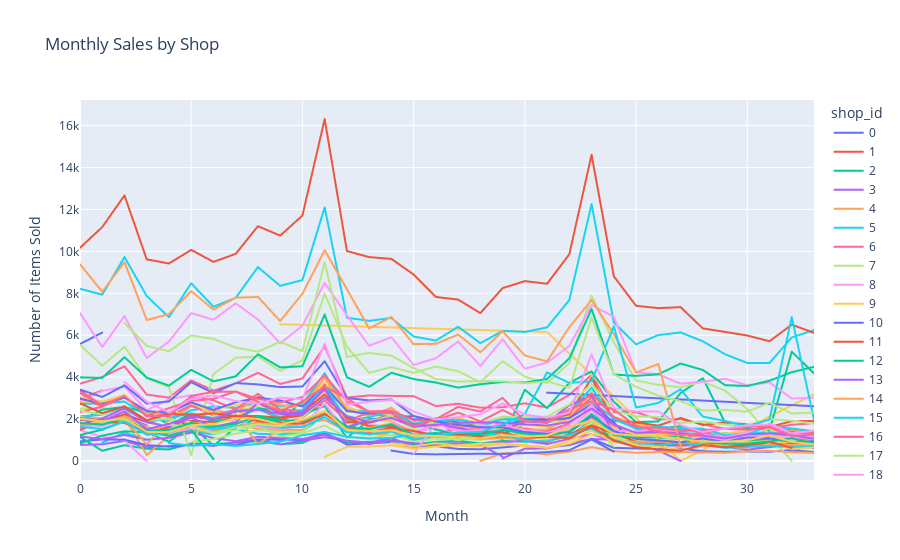

Notebook code for this chart:
### Code cell
fig = px.line(monthly_sales, x='date_block_num', y='item_cnt_day', color='shop_id', title='Monthly Sales by Shop')
fig.update_layout(xaxis_title='Month', yaxis_title='Number of Items Sold')
fig.show()

### Figure 1 — Plotly figure (JSON) as saved in the notebook; plotly's stock layout.template omitted (floating-point values rounded to 4 significant figures)
{"data": [{"hovertemplate": "shop_id=0<br>date_block_num=%{x}<br>item_cnt_day=%{y}<extra></extra>", "legendgroup": "0", "line": {"color": "#636efa", "dash": "solid"}, "marker": {"symbol": "circle"}, "mode": "lines", "name": "0", "showlegend": true, "type": "scattergl", "x": [0, 1], "xaxis": "x", "y": [5578, 6127], "yaxis": "y"}, {"hovertemplate": "shop_id=1<br>date_block_num=%{x}<br>item_cnt_day=%{y}<extra></extra>", "legendgroup": "1", "line": {"color": "#EF553B", "dash": "solid"}, "marker": {"symbol": "circle"}, "mode": "lines", "name": "1", "showlegend": true, "type": "scattergl", "x": [0, 1], "xaxis": "x", "y": [2947, 3364], "yaxis": "y"}, {"hovertemplate": "shop_id=2<br>date_block_num=%{x}<br>item_cnt_day=%{y}<extra></extra>", "legendgroup": "2", "line": {"color": "#00cc96", "dash": "solid"}, "marker": {"symbol": "circle"}, "mode": "lines", "name": "2", "showlegend": true, "type": "scattergl", "x": [0, 1, 2, 3, 4, 5, 6, 7, 8, 9, 10, 11, 12, 13, 14, 15, 16, 17, 18, 19, 20, 21, 22, 23, 24, 25, 26, 27, 28, 29, 30, 31, 32, 33], "xaxis": "x", "y": [1146, 488, 753, 583, 553, 832, 807, 875, 945, 795, 862, 1322, 890, 911, 990, 791, 910, 957, 838, 956, 920, 945, 1192, 1921, 987, 907, 762, 859, 843, 804, 785, 942, 822, 727], "yaxis": "y"}, {"hovertemplate": "shop_id=3<br>date_block_num=%{x}<br>item_cnt_day=%{y}<extra></extra>", "legendgroup": "3", "line": {"color": "#ab63fa", "dash": "solid"}, "marker": {"symbol": "circle"}, "mode": "lines", "name": "3", "showlegend": true, "type": "scattergl", "x": [0, 1, 2, 3, 4, 5, 6, 7, 8, 9, 10, 11, 12, 13, 14, 15, 16, 17, 18, 19, 20, 21, 22, 23, 24, 25, 26, 27, 28, 29, 30, 31, 32, 33], "xaxis": "x", "y": [767, 798, 959, 647, 710, 784, 721, 890, 1026, 793, 970, 1134, 968, 873, 1105, 685, 776, 828, 758, 902, 960, 805, 1063, 1275, 977, 738, 741, 740, 731, 672, 535, 666, 745, 613], "yaxis": "y"}, {"hovertemplate": "shop_id=4<br>date_block_num=%{x}<br>item_cnt_day=%{y}<extra></extra>", "legendgroup": "4", "line": {"color": "#FFA15A", "dash": "solid"}, "marker": {"symbol": "circle"}, "mode": "lines", "name": "4", "showlegend": true, "type": "scattergl", "x": [0, 1, 2, 3, 4, 5, 6, 7, 8, 9, 10, 11, 12, 13, 14, 15, 16, 17, 18, 19, 20, 21, 22, 23, 24, 25, 26, 27, 28, 29, 30, 31, 32, 33], "xaxis": "x", "y": [2114, 2025, 2060, 285, 1211, 1464, 1378, 1713, 1536, 1482, 1486, 2248, 1430, 1299, 1246, 1155, 1324, 1213, 1091, 1387, 1090, 1180, 1371, 2071, 1188, 980, 978, 899, 893, 793, 842, 947, 732, 831], "yaxis": "y"}, {"hovertemplate": "shop_id=5<br>date_block_num=%{x}<br>item_cnt_day=%{y}<extra></extra>", "legendgroup": "5", "line": {"color": "#19d3f3", "dash": "solid"}, "marker": {"symbol": "circle"}, "mode": "lines", "name": "5", "showlegend": true, "type": "scattergl", "x": [1, 2, 3, 4, 5, 6, 7, 8, 9, 10, 11, 12, 13, 14, 15, 16, 17, 18, 19, 20, 21, 22, 23, 24, 25, 26, 27, 28, 29, 30, 31, 32, 33], "xaxis": "x", "y": [877, 1355, 1008, 1110, 1393, 1265, 1510, 1298, 1267, 1390, 2223, 1639, 1252, 1471, 1055, 1206, 1326, 1404, 1536, 1355, 1187, 1445, 2127, 1404, 1101, 1109, 1054, 1012, 954, 991, 1294, 1092, 1052], "yaxis": "y"}, {"hovertemplate": "shop_id=6<br>date_block_num=%{x}<br>item_cnt_day=%{y}<extra></extra>", "legendgroup": "6", "line": {"color": "#FF6692", "dash": "solid"}, "marker": {"symbol": "circle"}, "mode": "lines", "name": "6", "showlegend": true, "type": "scattergl", "x": [0, 1, 2, 3, 4, 5, 6, 7, 8, 9, 10, 11, 12, 13, 14, 15, 16, 17, 18, 19, 20, 21, 22, 23, 24, 25, 26, 27, 28, 29, 30, 31, 32, 33], "xaxis": "x", "y": [3686, 4007, 4519, 3168, 3022, 3847, 3360, 3702, 4208, 3675, 3938, 5467, 3024, 3129, 3105, 3093, 2620, 2730, 2543, 2563, 2754, 2555, 3150, 4115, 2328, 2329, 1981, 1998, 1748, 1539, 1484, 1575, 1725, 1802], "yaxis": "y"}, {"hovertemplate": "shop_id=7<br>date_block_num=%{x}<br>item_cnt_day=%{y}<extra></extra>", "legendgroup": "7", "line": {"color": "#B6E880", "dash": "solid"}, "marker": {"symbol": "circle"}, "mode": "lines", "name": "7", "showlegend": true, "type": "scattergl", "x": [0, 1, 2, 3, 4, 5, 6, 7, 8, 9, 10, 11, 12, 13, 14, 15, 16, 17, 18, 19, 20, 21, 22, 23, 24, 25, 26, 27, 28, 29, 30, 31, 32, 33], "xaxis": "x", "y": [2495, 2513, 2460, 1540, 1647, 2085, 2031, 2397, 2599, 2236, 2452, 3731, 2349, 2357, 2032, 1644, 1675, 1903, 1723, 2001, 1718, 1651, 2113, 3318, 2084, 1847, 1430, 1340, 1217, 1235, 1327, 1409, 1287, 1212], "yaxis": "y"}, {"hovertemplate": "shop_id=8<br>date_block_num=%{x}<br>item_cnt_day=%{y}<extra></extra>", "legendgroup": "8", "line": {"color": "#FF97FF", "dash": "solid"}, "marker": {"symbol": "circle"}, "mode": "lines", "name": "8", "showlegend": true, "type": "scattergl", "x": [0, 1, 2, 3], "xaxis": "x", "y": [1463, 1156, 977, -1], "yaxis": "y"}, {"hovertemplate": "shop_id=9<br>date_block_num=%{x}<br>item_cnt_day=%{y}<extra></extra>", "legendgroup": "9", "line": {"color": "#FECB52", "dash": "solid"}, "marker": {"symbol": "circle"}, "mode": "lines", "name": "9", "showlegend": true, "type": "scattergl", "x": [9, 21, 27, 33], "xaxis": "x", "y": [6526, 6155, -1, 3186], "yaxis": "y"}, {"hovertemplate": "shop_id=10<br>date_block_num=%{x}<br>item_cnt_day=%{y}<extra></extra>", "legendgroup": "10", "line": {"color": "#636efa", "dash": "solid"}, "marker": {"symbol": "circle"}, "mode": "lines", "name": "10", "showlegend": true, "type": "scattergl", "x": [0, 1, 2, 3, 4, 5, 6, 7, 8, 9, 10, 11, 12, 13, 14, 15, 16, 17, 18, 19, 20, 21, 22, 23, 24, 26, 27, 28, 29, 30, 31, 32, 33], "xaxis": "x", "y": [935, 1026, 1017, 756, 683, 764, 800, 755, 1027, 1013, 1016, 1340, 784, 837, 903, 646, 702, 575, 560, 646, 744, 640, 760, 1062, 628, 565, 594, 466, 441, 449, 442, 519, 428], "yaxis": "y"}, {"hovertemplate": "shop_id=11<br>date_block_num=%{x}<br>item_cnt_day=%{y}<extra></extra>", "legendgroup": "11", "line": {"color": "#EF553B", "dash": "solid"}, "marker": {"symbol": "circle"}, "mode": "lines", "name": "11", "showlegend": true, "type": "scattergl", "x": [25], "xaxis": "x", "y": [572], "yaxis": "y"}, {"hovertemplate": "shop_id=12<br>date_block_num=%{x}<br>item_cnt_day=%{y}<extra></extra>", "legendgroup": "12", "line": {"color": "#00cc96", "dash": "solid"}, "marker": {"symbol": "circle"}, "mode": "lines", "name": "12", "showlegend": true, "type": "scattergl", "x": [0, 1, 2, 3, 4, 5, 6, 7, 8, 9, 10, 11, 12, 13, 14, 15, 16, 17, 18, 19, 20, 21, 22, 23, 24, 25, 26, 27, 28, 29, 30, 31, 32, 33], "xaxis": "x", "y": [842, 1209, 1419, 1364, 917, 1710, 723, 1599, 2032, 1890, 2875, 2621, 1103, 1947, 2165, 1738, 2040, 1079, 1212, 1051, 3400, 2519, 3732, 4275, 2832, 1854, 1886, 3244, 3949, 1830, 1554, 1471, 5215, 4181], "yaxis": "y"}, {"hovertemplate": "shop_id=13<br>date_block_num=%{x}<br>item_cnt_day=%{y}<extra></extra>", "legendgroup": "13", "line": {"color": "#ab63fa", "dash": "solid"}, "marker": {"symbol": "circle"}, "mode": "lines", "name": "13", "showlegend": true, "type": "scattergl", "x": [0, 1, 2, 3, 4, 5, 6, 7, 8, 9, 10, 11, 12, 13, 14, 15, 16, 17, 18, 19], "xaxis": "x", "y": [1178, 1036, 1245, 1018, 1104, 1358, 1094, 944, 1153, 1096, 1052, 1251, 960, 804, 1000, 848, 801, 847, 765, 209], "yaxis": "y"}, {"hovertemplate": "shop_id=14<br>date_block_num=%{x}<br>item_cnt_day=%{y}<extra></extra>", "legendgroup": "14", "line": {"color": "#FFA15A", "dash": "solid"}, "marker": {"symbol": "circle"}, "mode": "lines", "name": "14", "showlegend": true, "type": "scattergl", "x": [0, 1, 2, 3, 4, 5, 6, 7, 8, 9, 10, 11, 12, 13, 14, 15, 16, 17, 18, 19, 20, 21, 22, 23, 24, 25, 26, 27, 28, 29, 30, 31, 32, 33], "xaxis": "x", "y": [1777, 1795, 1893, 1247, 1489, 1863, 1709, 2216, 796, 1534, 1810, 1952, 1432, 1488, 1243, 1024, 1298, 1172, 1130, 1239, 1274, 1182, 1613, 1839, 1233, 1007, 1002, 1055, 933, 1019, 954, 1061, 1094, 1002], "yaxis": "y"}, {"hovertemplate": "shop_id=15<br>date_block_num=%{x}<br>item_cnt_day=%{y}<extra></extra>", "legendgroup": "15", "line": {"color": "#19d3f3", "dash": "solid"}, "marker": {"symbol": "circle"}, "mode": "lines", "name": "15", "showlegend": true, "type": "scattergl", "x": [0, 1, 2, 3, 4, 5, 6, 7, 8, 9, 10, 11, 12, 13, 14, 15, 16, 17, 18, 19, 20, 21, 22, 23, 24, 25, 26, 27, 28, 29, 30, 31, 32, 33], "xaxis": "x", "y": [2724, 2746, 2835, 2168, 1931, 2419, 2599, 2536, 2790, 2612, 2732, 4186, 2460, 2353, 2144, 1671, 1704, 1771, 1650, 2009, 2033, 2017, 2158, 2836, 2046, 1528, 1384, 1364, 1277, 1332, 1316, 1360, 1267, 1243], "yaxis": "y"}, {"hovertemplate": "shop_id=16<br>date_block_num=%{x}<br>item_cnt_day=%{y}<extra></extra>", "legendgroup": "16", "line": {"color": "#FF6692", "dash": "solid"}, "marker": {"symbol": "circle"}, "mode": "lines", "name": "16", "showlegend": true, "type": "scattergl", "x": [0, 1, 2, 3, 4, 5, 6, 7, 8, 9, 10, 11, 12, 13, 14, 15, 16, 17, 18, 19, 20, 21, 22, 23, 24, 25, 26, 27, 28, 29, 30, 31, 32, 33], "xaxis": "x", "y": [2978, 2614, 3088, 2118, 2261, 3075, 2898, 2457, 1924, 1800, 2071, 2887, 1913, 1693, 1665, 1232, 1294, 1517, 1371, 1562, 1553, 1430, 1785, 2516, 1698, 1336, 1187, 1110, 1187, 1038, 1114, 1231, 1067, 963], "yaxis": "y"}, {"hovertemplate": "shop_id=17<br>date_block_num=%{x}<br>item_cnt_day=%{y}<extra></extra>", "legendgroup": "17", "line": {"color": "#B6E880", "dash": "solid"}, "marker": {"symbol": "circle"}, "mode": "lines", "name": "17", "showlegend": true, "type": "scattergl", "x": [5, 6, 7, 8, 9, 10, 11, 12, 13, 14, 15, 16, 17, 18, 19, 20, 21, 22, 23, 24], "xaxis": "x", "y": [906, 1044, 1306, 1459, 1392, 1392, 2396, 1436, 1474, 1396, 1201, 1170, 989, 1157, 1185, 1218, 997, 1199, 1832, 689], "yaxis": "y"}, {"hovertemplate": "shop_id=18<br>date_block_num=%{x}<br>item_cnt_day=%{y}<extra></extra>", "legendgroup": "18", "line": {"color": "#FF97FF", "dash": "solid"}, "marker": {"symbol": "circle"}, "mode": "lines", "name": "18", "showlegend": true, "type": "scattergl", "x": [0, 1, 2, 3, 4, 5, 6, 7, 8, 9, 10, 11, 12, 13, 14, 15, 16, 17, 18, 19, 20, 21, 22, 23, 24, 25, 26, 27, 28, 29, 30, 31, 32, 33], "xaxis": "x", "y": [2856, 3341, 3551, 2421, 2944, 3144, 2676, 1778, 2774, 2145, 2450, 3500, 2002, 1955, 1897, 1396, 1553, 1274, 1294, 1558, 1359, 1030, 1498, 1951, 1337, 1420, 1435, 1515, 1434, 1212, 987, 1184, 1404, 1211], "yaxis": "y"}, {"hovertemplate": "shop_id=19<br>date_block_num=%{x}<br>item_cnt_day=%{y}<extra></extra>", "legendgroup": "19", "line": {"color": "#FECB52", "dash": "solid"}, "marker": {"symbol": "circle"}, "mode": "lines", "name": "19", "showlegend": true, "type": "scattergl", "x": [0, 1, 2, 3, 4, 5, 6, 7, 8, 9, 10, 11, 12, 13, 14, 15, 16, 17, 18, 19, 20, 21, 22, 23, 24, 25, 26, 27, 28, 29, 30, 31, 32, 33], "xaxis": "x", "y": [3038, 2834, 3020, 2291, 2089, 2638, 2459, 2675, 2801, 2499, 2648, 3760, 2596, 2176, 2179, 1813, 1825, 2067, 1767, 2019, 1703, 1835, 2138, 3177, 2108, 1779, 1547, 1562, 1459, 1300, 1440, 1533, 1231, 1449], "yaxis": "y"}, {"hovertemplate": "shop_id=20<br>date_block_num=%{x}<br>item_cnt_day=%{y}<extra></extra>", "legendgroup": "20", "line": {"color": "#636efa", "dash": "solid"}, "marker": {"symbol": "circle"}, "mode": "lines", "name": "20", "showlegend": true, "type": "scattergl", "x": [21, 33], "xaxis": "x", "y": [3261, 2611], "yaxis": "y"}, {"hovertemplate": "shop_id=21<br>date_block_num=%{x}<br>item_cnt_day=%{y}<extra></extra>", "legendgroup": "21", "line": {"color": "#EF553B", "dash": "solid"}, "marker": {"symbol": "circle"}, "mode": "lines", "name": "21", "showlegend": true, "type": "scattergl", "x": [0, 1, 2, 3, 4, 5, 6, 7, 8, 9, 10, 11, 12, 13, 14, 15, 16, 17, 18, 19, 20, 21, 22, 23, 24, 25, 26, 27, 28, 29, 30, 31, 32, 33], "xaxis": "x", "y": [1495, 1854, 2233, 1846, 1646, 1912, 1860, 2061, 2486, 2015, 2174, 3623, 1844, 1822, 2088, 2144, 1909, 1849, 1603, 1749, 1897, 2031, 2222, 3959, 1923, 1839, 1687, 2053, 1717, 1844, 1741, 1622, 1900, 1912], "yaxis": "y"}, {"hovertemplate": "shop_id=22<br>date_block_num=%{x}<br>item_cnt_day=%{y}<extra></extra>", "legendgroup": "22", "line": {"color": "#00cc96", "dash": "solid"}, "marker": {"symbol": "circle"}, "mode": "lines", "name": "22", "showlegend": true, "type": "scattergl", "x": [0, 1, 2, 3, 4, 5, 6, 7, 8, 9, 10, 11, 12, 13, 14, 15, 16, 17, 18, 19, 20, 21, 22, 23, 24, 25, 26, 27, 28, 29, 30, 31, 32, 33], "xaxis": "x", "y": [1924, 2447, 2588, 2297, 1755, 2243, 1903, 2017, 2518, 2364, 2224, 2618, 1522, 2007, 1982, 1826, 1496, 1246, 1243, 1260, 1754, 1633, 1906, 2426, 1255, 1301, 1547, 1664, 1357, 1102, 993, 1044, 1432, 1336], "yaxis": "y"}, {"hovertemplate": "shop_id=23<br>date_block_num=%{x}<br>item_cnt_day=%{y}<extra></extra>", "legendgroup": "23", "line": {"color": "#ab63fa", "dash": "solid"}, "marker": {"symbol": "circle"}, "mode": "lines", "name": "23", "showlegend": true, "type": "scattergl", "x": [0, 1, 2, 3], "xaxis": "x", "y": [1948, 1941, 2118, 1698], "yaxis": "y"}, {"hovertemplate": "shop_id=24<br>date_block_num=%{x}<br>item_cnt_day=%{y}<extra></extra>", "legendgroup": "24", "line": {"color": "#FFA15A", "dash": "solid"}, "marker": {"symbol": "circle"}, "mode": "lines", "name": "24", "showlegend": true, "type": "scattergl", "x": [0, 1, 2, 3, 4, 5, 6, 7, 8, 9, 10, 11, 12, 13, 14, 15, 16, 17, 18, 19, 20, 21, 22, 23, 24, 25, 26, 27, 28, 29, 30, 31, 32, 33], "xaxis": "x", "y": [1768, 1782, 2014, 787, 1967, 2599, 2377, 2304, 3072, 2654, 2643, 3971, 2463, 2135, 2541, 1742, 1667, 1708, 1553, 1719, 1488, 1498, 2091, 2765, 1750, 1309, 1284, 1297, 1137, 882, 1014, 1186, 1492, 1227], "yaxis": "y"}, {"hovertemplate": "shop_id=25<br>date_block_num=%{x}<br>item_cnt_day=%{y}<extra></extra>", "legendgroup": "25", "line": {"color": "#19d3f3", "dash": "solid"}, "marker": {"symbol": "circle"}, "mode": "lines", "name": "25", "showlegend": true, "type": "scattergl", "x": [0, 1, 2, 3, 4, 5, 6, 7, 8, 9, 10, 11, 12, 13, 14, 15, 16, 17, 18, 19, 20, 21, 22, 23, 24, 25, 26, 27, 28, 29, 30, 31, 32, 33], "xaxis": "x", "y": [8215, 7934, 9732, 7867, 6860, 8478, 7361, 7784, 9251, 8356, 8632, 12102, 6835, 6686, 6826, 5939, 5746, 6405, 5620, 6205, 6158, 6375, 7681, 12257, 6611, 5566, 6007, 6135, 5712, 5093, 4676, 4675, 5893, 6247], "yaxis": "y"}, {"hovertemplate": "shop_id=26<br>date_block_num=%{x}<br>item_cnt_day=%{y}<extra></extra>", "legendgroup": "26", "line": {"color": "#FF6692", "dash": "solid"}, "marker": {"symbol": "circle"}, "mode": "lines", "name": "26", "showlegend": true, "type": "scattergl", "x": [0, 1, 2, 3, 4, 5, 6, 7, 8, 9, 10, 11, 12, 13, 14, 15, 16, 17, 18, 19, 20, 21, 22, 23, 24, 25, 26, 27, 28, 29, 30, 31, 32, 33], "xaxis": "x", "y": [2331, 2597, 3036, 2381, 2148, 2661, 2163, 2452, 3206, 2441, 2409, 3391, 1929, 2307, 2063, 1587, 1764, 1598, 1459, 1527, 1910, 1900, 2061, 3033, 1715, 1339, 1486, 1527, 1358, 953, 1007, 1189, 1553, 1409], "yaxis": "y"}, {"hovertemplate": "shop_id=27<br>date_block_num=%{x}<br>item_cnt_day=%{y}<extra></extra>", "legendgroup": "27", "line": {"color": "#B6E880", "dash": "solid"}, "marker": {"symbol": "circle"}, "mode": "lines", "name": "27", "showlegend": true, "type": "scattergl", "x": [0, 1, 2, 3, 4, 5, 6, 7, 8, 9, 10, 11, 12, 13, 14, 15, 16, 17, 18, 19, 20, 21, 22, 23, 24, 25, 26, 27, 28, 29, 30, 32], "xaxis": "x", "y": [5548, 4546, 5454, 3946, 3518, 275, 4148, 4925, 4981, 4297, 4805, 7983, 5451, 4208, 4475, 4204, 4505, 4282, 3756, 4760, 4026, 3722, 4675, 7896, 5660, 3839, 3634, 3518, 3786, 3357, 2478, -1], "yaxis": "y"}, {"hovertemplate": "shop_id=28<br>date_block_num=%{x}<br>item_cnt_day=%{y}<extra></extra>", "legendgroup": "28", "line": {"color": "#FF97FF", "dash": "solid"}, "marker": {"symbol": "circle"}, "mode": "lines", "name": "28", "showlegend": true, "type": "scattergl", "x": [0, 1, 2, 3, 4, 5, 6, 7, 8, 9, 10, 11, 12, 13, 14, 15, 16, 17, 18, 19, 20, 21, 22, 23, 24, 25, 26, 27, 28, 29, 30, 31, 32, 33], "xaxis": "x", "y": [7057, 5438, 6918, 4910, 5703, 7056, 6739, 7521, 6753, 5609, 6454, 8499, 6949, 5498, 5901, 4581, 4902, 5701, 4536, 5802, 4403, 4695, 5492, 7439, 6879, 4234, 4139, 3686, 3784, 3921, 3612, 3749, 2979, 3018], "yaxis": "y"}, {"hovertemplate": "shop_id=29<br>date_block_num=%{x}<br>item_cnt_day=%{y}<extra></extra>", "legendgroup": "29", "line": {"color": "#FECB52", "dash": "solid"}, "marker": {"symbol": "circle"}, "mode": "lines", "name": "29", "showlegend": true, "type": "scattergl", "x": [0, 1, 2, 3, 4, 5, 6, 7, 8, 9, 10, 11, 12, 13, 14, 15, 16, 17, 18, 19, 20, 21, 22, 23, 24, 25, 26, 27, 28], "xaxis": "x", "y": [2820, 2834, 3151, 2252, 2345, 2803, 2205, 2073, 2832, 2151, 2421, 3057, 1981, 1920, 1945, 1838, 1799, 1430, 1433, 1559, 1723, 1641, 1926, 2402, 1564, 1273, 1239, 1216, 880], "yaxis": "y"}, {"hovertemplate": "shop_id=30<br>date_block_num=%{x}<br>item_cnt_day=%{y}<extra></extra>", "legendgroup": "30", "line": {"color": "#636efa", "dash": "solid"}, "marker": {"symbol": "circle"}, "mode": "lines", "name": "30", "showlegend": true, "type": "scattergl", "x": [0, 1, 2, 3, 4, 5, 6, 7, 8, 9, 10, 11, 12, 13, 14, 15, 16, 17, 18, 19, 20, 21, 22, 23, 24, 25], "xaxis": "x", "y": [2978, 2717, 3026, 2379, 2304, 2794, 2438, 2799, 3023, 2888, 2599, 3566, 2383, 2260, 2361, 1995, 1960, 1775, 1620, 1688, 1976, 1968, 2044, 2700, 1842, 745], "yaxis": "y"}, {"hovertemplate": "shop_id=31<br>date_block_num=%{x}<br>item_cnt_day=%{y}<extra></extra>", "legendgroup": "31", "line": {"color": "#EF553B", "dash": "solid"}, "marker": {"symbol": "circle"}, "mode": "lines", "name": "31", "showlegend": true, "type": "scattergl", "x": [0, 1, 2, 3, 4, 5, 6, 7, 8, 9, 10, 11, 12, 13, 14, 15, 16, 17, 18, 19, 20, 21, 22, 23, 24, 25, 26, 27, 28, 29, 30, 31, 32, 33], "xaxis": "x", "y": [10173, 11160, 12670, 9621, 9423, 10072, 9500, 9882, 11204, 10754, 11710, 16318, 10017, 9728, 9643, 8897, 7826, 7701, 7056, 8248, 8583, 8457, 9865, 14610, 8815, 7404, 7294, 7341, 6327, 6160, 5987, 5714, 6505, 6112], "yaxis": "y"}, {"hovertemplate": "shop_id=32<br>date_block_num=%{x}<br>item_cnt_day=%{y}<extra></extra>", "legendgroup": "32", "line": {"color": "#00cc96", "dash": "solid"}, "marker": {"symbol": "circle"}, "mode": "lines", "name": "32", "showlegend": true, "type": "scattergl", "x": [0, 1, 2, 3, 4, 5, 6], "xaxis": "x", "y": [1238, 1494, 1890, 1364, 1209, 1493, 93], "yaxis": "y"}, {"hovertemplate": "shop_id=33<br>date_block_num=%{x}<br>item_cnt_day=%{y}<extra></extra>", "legendgroup": "33", "line": {"color": "#ab63fa", "dash": "solid"}, "marker": {"symbol": "circle"}, "mode": "lines", "name": "33", "showlegend": true, "type": "scattergl", "x": [19, 20, 21, 22, 23, 24, 25, 26, 27], "xaxis": "x", "y": [125, 587, 598, 814, 1056, 1006, 792, 505, -1], "yaxis": "y"}, {"hovertemplate": "shop_id=34<br>date_block_num=%{x}<br>item_cnt_day=%{y}<extra></extra>", "legendgroup": "34", "line": {"color": "#FFA15A", "dash": "solid"}, "marker": {"symbol": "circle"}, "mode": "lines", "name": "34", "showlegend": true, "type": "scattergl", "x": [18, 19, 20, 21, 22, 23, 24, 25, 26, 27, 28, 29, 30, 31, 32, 33], "xaxis": "x", "y": [2, 368, 406, 317, 441, 658, 473, 390, 431, 424, 409, 385, 460, 484, 420, 383], "yaxis": "y"}, {"hovertemplate": "shop_id=35<br>date_block_num=%{x}<br>item_cnt_day=%{y}<extra></extra>", "legendgroup": "35", "line": {"color": "#19d3f3", "dash": "solid"}, "marker": {"symbol": "circle"}, "mode": "lines", "name": "35", "showlegend": true, "type": "scattergl", "x": [0, 1, 2, 3, 4, 5, 6, 7, 8, 9, 10, 11, 12, 13, 14, 15, 16, 17, 18, 19, 20, 21, 22, 23, 24, 25, 26, 27, 28, 29, 30, 31, 32, 33], "xaxis": "x", "y": [2127, 2205, 2568, 1845, 2048, 2280, 2041, 2391, 2473, 2083, 2435, 3571, 1970, 2081, 2398, 1775, 1957, 1963, 1793, 1984, 1941, 1808, 2344, 3499, 1993, 1550, 1641, 1570, 1537, 1227, 1299, 1653, 1548, 1418], "yaxis": "y"}, {"hovertemplate": "shop_id=36<br>date_block_num=%{x}<br>item_cnt_day=%{y}<extra></extra>", "legendgroup": "36", "line": {"color": "#FF6692", "dash": "solid"}, "marker": {"symbol": "circle"}, "mode": "lines", "name": "36", "showlegend": true, "type": "scattergl", "x": [33], "xaxis": "x", "y": [330], "yaxis": "y"}, {"hovertemplate": "shop_id=37<br>date_block_num=%{x}<br>item_cnt_day=%{y}<extra></extra>", "legendgroup": "37", "line": {"color": "#B6E880", "dash": "solid"}, "marker": {"symbol": "circle"}, "mode": "lines", "name": "37", "showlegend": true, "type": "scattergl", "x": [0, 1, 2, 3, 4, 5, 6, 7, 8, 9, 10, 11, 12, 13, 14, 15, 16, 17, 18, 19, 20, 21, 22, 23, 24, 25, 26, 27, 28, 29, 30, 31, 32, 33], "xaxis": "x", "y": [2399, 2216, 2629, 1946, 2019, 1829, 1293, 1472, 1666, 1169, 1308, 1693, 1125, 1110, 1246, 944, 1040, 1065, 997, 1240, 1213, 1074, 1496, 1953, 1144, 988, 990, 1109, 979, 804, 1041, 1248, 978, 833], "yaxis": "y"}, {"hovertemplate": "shop_id=38<br>date_block_num=%{x}<br>item_cnt_day=%{y}<extra></extra>", "legendgroup": "38", "line": {"color": "#FF97FF", "dash": "solid"}, "marker": {"symbol": "circle"}, "mode": "lines", "name": "38", "showlegend": true, "type": "scattergl", "x": [0, 1, 2, 3, 4, 5, 6, 7, 8, 9, 10, 11, 12, 13, 14, 15, 16, 17, 18, 19, 20, 21, 22, 23, 24, 25, 26, 27, 28, 29, 30, 31, 32, 33], "xaxis": "x", "y": [1704, 1670, 2009, 1375, 1337, 1539, 1453, 1895, 1666, 1519, 1689, 2732, 1350, 1561, 1561, 1375, 1743, 1467, 1712, 1625, 1492, 1315, 1709, 2675, 1441, 1403, 1543, 1338, 1257, 1141, 1354, 1781, 1345, 1110], "yaxis": "y"}, {"hovertemplate": "shop_id=39<br>date_block_num=%{x}<br>item_cnt_day=%{y}<extra></extra>", "legendgroup": "39", "line": {"color": "#FECB52", "dash": "solid"}, "marker": {"symbol": "circle"}, "mode": "lines", "name": "39", "showlegend": true, "type": "scattergl", "x": [14, 15, 16, 17, 18, 19, 20, 21, 22, 23, 24, 25, 26, 27, 28, 29, 30, 31, 32, 33], "xaxis": "x", "y": [857, 691, 848, 734, 699, 800, 707, 638, 962, 1459, 888, 773, 873, 754, 840, 642, 638, 910, 907, 997], "yaxis": "y"}, {"hovertemplate": "shop_id=40<br>date_block_num=%{x}<br>item_cnt_day=%{y}<extra></extra>", "legendgroup": "40", "line": {"color": "#636efa", "dash": "solid"}, "marker": {"symbol": "circle"}, "mode": "lines", "name": "40", "showlegend": true, "type": "scattergl", "x": [14, 15, 16, 17, 18, 19, 20, 21, 22, 23, 24], "xaxis": "x", "y": [496, 338, 317, 332, 346, 336, 374, 422, 515, 1024, 443], "yaxis": "y"}, {"hovertemplate": "shop_id=41<br>date_block_num=%{x}<br>item_cnt_day=%{y}<extra></extra>", "legendgroup": "41", "line": {"color": "#EF553B", "dash": "solid"}, "marker": {"symbol": "circle"}, "mode": "lines", "name": "41", "showlegend": true, "type": "scattergl", "x": [0, 1, 2, 3, 4, 5, 6, 7, 8, 9, 10, 11, 12, 13, 14, 15, 16, 17, 18, 19, 20, 21, 22, 23, 24, 25, 26, 27, 28, 29, 30, 31, 32, 33], "xaxis": "x", "y": [1998, 1856, 1816, 1387, 1597, 2185, 1997, 2149, 2146, 2061, 2319, 3184, 2055, 1656, 1640, 1222, 1277, 1143, 1152, 1119, 1001, 906, 1278, 1700, 1314, 925, 848, 725, 931, 680, 737, 892, 686, 742], "yaxis": "y"}, {"hovertemplate": "shop_id=42<br>date_block_num=%{x}<br>item_cnt_day=%{y}<extra></extra>", "legendgroup": "42", "line": {"color": "#00cc96", "dash": "solid"}, "marker": {"symbol": "circle"}, "mode": "lines", "name": "42", "showlegend": true, "type": "scattergl", "x": [0, 1, 2, 3, 4, 5, 6, 7, 8, 9, 10, 11, 12, 13, 14, 15, 16, 17, 18, 19, 20, 21, 22, 23, 24, 25, 26, 27, 28, 29, 30, 31, 32, 33], "xaxis": "x", "y": [3991, 3965, 4953, 3978, 3594, 4349, 3801, 4035, 5093, 4464, 4521, 6988, 3994, 3541, 4210, 3907, 3742, 3501, 3663, 3769, 3740, 3915, 4896, 7256, 4125, 4063, 4133, 4648, 4343, 3618, 3578, 3832, 4237, 4491], "yaxis": "y"}, {"hovertemplate": "shop_id=43<br>date_block_num=%{x}<br>item_cnt_day=%{y}<extra></extra>", "legendgroup": "43", "line": {"color": "#ab63fa", "dash": "solid"}, "marker": {"symbol": "circle"}, "mode": "lines", "name": "43", "showlegend": true, "type": "scattergl", "x": [0, 1, 2, 3, 4, 5, 6, 7, 8, 9, 10, 11, 12, 13, 14, 15, 16, 17, 18, 19, 20, 21, 22, 23, 24], "xaxis": "x", "y": [1759, 2033, 2504, 1880, 1624, 2060, 1632, 1849, 2768, 2279, 2331, 3480, 1625, 1970, 2078, 1754, 1744, 1580, 1360, 1454, 1873, 1833, 2659, 3139, 1340], "yaxis": "y"}, {"hovertemplate": "shop_id=44<br>date_block_num=%{x}<br>item_cnt_day=%{y}<extra></extra>", "legendgroup": "44", "line": {"color": "#FFA15A", "dash": "solid"}, "marker": {"symbol": "circle"}, "mode": "lines", "name": "44", "showlegend": true, "type": "scattergl", "x": [0, 1, 2, 3, 4, 5, 6, 7, 8, 9, 10, 11, 12, 13, 14, 15, 16, 17, 18, 19, 20, 21, 22, 23, 24, 25, 26, 27, 28, 29, 30, 31, 32, 33], "xaxis": "x", "y": [1708, 1823, 2131, 1628, 1379, 1666, 1487, 1610, 1849, 1678, 1811, 2256, 1536, 1593, 1788, 1423, 1135, 1184, 1055, 1082, 1039, 1157, 1199, 1648, 932, 917, 913, 887, 820, 619, 678, 769, 759, 779], "yaxis": "y"}, {"hovertemplate": "shop_id=45<br>date_block_num=%{x}<br>item_cnt_day=%{y}<extra></extra>", "legendgroup": "45", "line": {"color": "#19d3f3", "dash": "solid"}, "marker": {"symbol": "circle"}, "mode": "lines", "name": "45", "showlegend": true, "type": "scattergl", "x": [0, 1, 2, 3, 4, 5, 6, 7, 8, 9, 10, 11, 12, 13, 14, 15, 16, 17, 18, 19, 20, 21, 22, 23, 24, 25, 26, 27, 28, 29, 30, 31, 32, 33], "xaxis": "x", "y": [1634, 1530, 1883, 1253, 1333, 1785, 1507, 1649, 1725, 1593, 1625, 2091, 1367, 1279, 1401, 1015, 1174, 1305, 1261, 1255, 992, 933, 1251, 1551, 980, 796, 740, 862, 762, 622, 675, 710, 654, 702], "yaxis": "y"}, {"hovertemplate": "shop_id=46<br>date_block_num=%{x}<br>item_cnt_day=%{y}<extra></extra>", "legendgroup": "46", "line": {"color": "#FF6692", "dash": "solid"}, "marker": {"symbol": "circle"}, "mode": "lines", "name": "46", "showlegend": true, "type": "scattergl", "x": [0, 1, 2, 3, 4, 5, 6, 7, 8, 9, 10, 11, 12, 13, 14, 15, 16, 17, 18, 19, 20, 21, 22, 23, 24, 25, 26, 27, 28, 29, 30, 31, 32, 33], "xaxis": "x", "y": [3363, 2660, 3103, 2160, 2522, 2865, 2966, 3315, 2963, 2794, 3052, 4094, 2827, 2367, 2396, 1936, 1950, 2308, 1886, 2432, 1908, 1842, 2332, 3226, 2100, 1627, 1579, 1427, 1464, 1537, 1642, 1670, 1357, 1320], "yaxis": "y"}, {"hovertemplate": "shop_id=47<br>date_block_num=%{x}<br>item_cnt_day=%{y}<extra></extra>", "legendgroup": "47", "line": {"color": "#B6E880", "dash": "solid"}, "marker": {"symbol": "circle"}, "mode": "lines", "name": "47", "showlegend": true, "type": "scattergl", "x": [0, 1, 2, 3, 4, 5, 6, 7, 8, 9, 10, 11, 12, 13, 14, 15, 16, 17, 18, 19, 20, 21, 22, 23, 24, 25, 26, 27, 28, 29, 30, 31, 32, 33], "xaxis": "x", "y": [2115, 1824, 1977, 1540, 1724, 1654, 1329, 1610, 1742, 1647, 2092, 3037, 2153, 1917, 2125, 1517, 1865, 1788, 1807, 2109, 2097, 2117, 2694, 3679, 2410, 2131, 2100, 1813, 1879, 1740, 1700, 2003, 1926, 1776], "yaxis": "y"}, {"hovertemplate": "shop_id=48<br>date_block_num=%{x}<br>item_cnt_day=%{y}<extra></extra>", "legendgroup": "48", "line": {"color": "#FF97FF", "dash": "solid"}, "marker": {"symbol": "circle"}, "mode": "lines", "name": "48", "showlegend": true, "type": "scattergl", "x": [15, 16, 17, 18, 19, 20, 21, 22, 23, 24, 25, 26, 27, 28, 29, 30, 31, 32, 33], "xaxis": "x", "y": [341, 1773, 1391, 1491, 1838, 1308, 1317, 1535, 2425, 1413, 1103, 1171, 1081, 1110, 990, 1102, 1308, 1101, 1111], "yaxis": "y"}, {"hovertemplate": "shop_id=49<br>date_block_num=%{x}<br>item_cnt_day=%{y}<extra></extra>", "legendgroup": "49", "line": {"color": "#FECB52", "dash": "solid"}, "marker": {"symbol": "circle"}, "mode": "lines", "name": "49", "showlegend": true, "type": "scattergl", "x": [11, 12, 13, 14, 15, 16, 17, 18, 19, 20, 21, 22, 23, 24, 25, 26, 27, 28, 29, 30, 31, 32, 33], "xaxis": "x", "y": [197, 676, 685, 754, 583, 689, 757, 819, 833, 753, 619, 825, 1270, 1138, 753, 679, 542, 692, 789, 856, 966, 567, 648], "yaxis": "y"}, {"hovertemplate": "shop_id=50<br>date_block_num=%{x}<br>item_cnt_day=%{y}<extra></extra>", "legendgroup": "50", "line": {"color": "#636efa", "dash": "solid"}, "marker": {"symbol": "circle"}, "mode": "lines", "name": "50", "showlegend": true, "type": "scattergl", "x": [0, 1, 2, 3, 4, 5, 6, 7, 8, 9, 10, 11, 12, 13, 14, 15, 16, 17, 18, 19, 20, 21, 22, 23, 24, 25, 26, 27, 28, 29, 30, 31, 32, 33], "xaxis": "x", "y": [3406, 3054, 3610, 2740, 2839, 3761, 3235, 3718, 3655, 3525, 3554, 4762, 3002, 2891, 2934, 2143, 1886, 1722, 1602, 1603, 1382, 1299, 1374, 2141, 1437, 1052, 981, 895, 1073, 900, 1126, 1081, 906, 949], "yaxis": "y"}, {"hovertemplate": "shop_id=51<br>date_block_num=%{x}<br>item_cnt_day=%{y}<extra></extra>", "legendgroup": "51", "line": {"color": "#EF553B", "dash": "solid"}, "marker": {"symbol": "circle"}, "mode": "lines", "name": "51", "showlegend": true, "type": "scattergl", "x": [0, 1, 2, 3, 4, 5, 6, 7, 8, 9, 10, 11, 12, 13, 14, 15, 16, 17, 18, 19, 20, 21, 22, 23, 24, 25, 26, 27, 28, 29, 30, 31, 32], "xaxis": "x", "y": [2748, 2284, 2605, 1945, 2243, 2200, 2273, 2142, 1903, 1809, 1783, 2242, 1623, 1380, 1582, 1432, 1226, 1252, 1342, 1371, 1106, 1154, 1090, 1652, 976, 660, 545, 494, 758, 659, 748, 916, 624], "yaxis": "y"}, {"hovertemplate": "shop_id=52<br>date_block_num=%{x}<br>item_cnt_day=%{y}<extra></extra>", "legendgroup": "52", "line": {"color": "#00cc96", "dash": "solid"}, "marker": {"symbol": "circle"}, "mode": "lines", "name": "52", "showlegend": true, "type": "scattergl", "x": [0, 1, 2, 3, 4, 5, 6, 7, 8, 9, 10, 11, 12, 13, 14, 15, 16, 17, 18, 19, 20, 21, 22, 23, 24, 25, 26, 27, 28, 29, 30, 31, 32, 33], "xaxis": "x", "y": [1812, 1737, 2034, 1446, 1482, 1815, 1616, 1772, 2125, 1965, 1897, 2384, 1625, 1523, 1741, 1249, 1338, 1174, 1255, 1483, 1303, 1219, 1401, 2243, 1247, 1117, 1182, 1152, 894, 820, 828, 932, 1086, 847], "yaxis": "y"}, {"hovertemplate": "shop_id=53<br>date_block_num=%{x}<br>item_cnt_day=%{y}<extra></extra>", "legendgroup": "53", "line": {"color": "#ab63fa", "dash": "solid"}, "marker": {"symbol": "circle"}, "mode": "lines", "name": "53", "showlegend": true, "type": "scattergl", "x": [0, 1, 2, 3, 4, 5, 6, 7, 8, 9, 10, 11, 12, 13, 14, 15, 16, 17, 18, 19, 20, 21, 22, 23, 24, 25, 26, 27, 28, 29, 30, 31, 32, 33], "xaxis": "x", "y": [2055, 1906, 2365, 1515, 1767, 2125, 1975, 2367, 2440, 2245, 2192, 3028, 2144, 1866, 2059, 1641, 1731, 1815, 1839, 1833, 1749, 1691, 1860, 2511, 1747, 1342, 1378, 1322, 1206, 1078, 1257, 1318, 1229, 1061], "yaxis": "y"}, {"hovertemplate": "shop_id=54<br>date_block_num=%{x}<br>item_cnt_day=%{y}<extra></extra>", "legendgroup": "54", "line": {"color": "#FFA15A", "dash": "solid"}, "marker": {"symbol": "circle"}, "mode": "lines", "name": "54", "showlegend": true, "type": "scattergl", "x": [0, 1, 2, 3, 4, 5, 6, 7, 8, 9, 10, 11, 12, 13, 14, 15, 16, 17, 18, 19, 20, 21, 22, 23, 24, 25, 26, 27], "xaxis": "x", "y": [9386, 8075, 9488, 6726, 7006, 8101, 7225, 7792, 7827, 6676, 7978, 10055, 8198, 6325, 6876, 5575, 5593, 6033, 5188, 6190, 5034, 4756, 6389, 7677, 6043, 4221, 4625, 732], "yaxis": "y"}, {"hovertemplate": "shop_id=55<br>date_block_num=%{x}<br>item_cnt_day=%{y}<extra></extra>", "legendgroup": "55", "line": {"color": "#19d3f3", "dash": "solid"}, "marker": {"symbol": "circle"}, "mode": "lines", "name": "55", "showlegend": true, "type": "scattergl", "x": [4, 5, 6, 7, 8, 9, 10, 11, 12, 13, 14, 15, 16, 17, 18, 19, 20, 21, 22, 23, 24, 25, 26, 27, 28, 29, 30, 31, 32, 33], "xaxis": "x", "y": [852, 728, 795, 719, 812, 916, 1228, 1383, 1150, 1067, 1104, 1271, 1223, 1355, 1383, 1731, 2249, 4229, 3724, 3799, 6429, 2551, 2769, 3422, 2117, 1909, 1658, 1976, 6867, 1972], "yaxis": "y"}, {"hovertemplate": "shop_id=56<br>date_block_num=%{x}<br>item_cnt_day=%{y}<extra></extra>", "legendgroup": "56", "line": {"color": "#FF6692", "dash": "solid"}, "marker": {"symbol": "circle"}, "mode": "lines", "name": "56", "showlegend": true, "type": "scattergl", "x": [0, 1, 2, 3, 4, 5, 6, 7, 8, 9, 10, 11, 12, 13, 14, 15, 16, 17, 18, 19, 20, 21, 22, 23, 24, 25, 26, 27, 28, 29, 30, 31, 32, 33], "xaxis": "x", "y": [3238, 2655, 3099, 2153, 2140, 3105, 3294, 3311, 2829, 2375, 2837, 3547, 2983, 2347, 2280, 1655, 1991, 2583, 2361, 3012, 1879, 1881, 2473, 2853, 2444, 1691, 1393, 1237, 1315, 1566, 1491, 1604, 1194, 1263], "yaxis": "y"}, {"hovertemplate": "shop_id=57<br>date_block_num=%{x}<br>item_cnt_day=%{y}<extra></extra>", "legendgroup": "57", "line": {"color": "#B6E880", "dash": "solid"}, "marker": {"symbol": "circle"}, "mode": "lines", "name": "57", "showlegend": true, "type": "scattergl", "x": [2, 3, 4, 5, 6, 7, 8, 9, 10, 11, 12, 13, 14, 15, 16, 17, 18, 19, 20, 21, 22, 23, 24, 25, 26, 27, 28, 29, 30, 31, 32, 33], "xaxis": "x", "y": [6586, 5493, 5233, 5987, 5827, 5413, 5213, 5686, 5242, 9483, 4962, 5157, 5026, 4435, 3911, 3788, 3813, 3801, 3701, 3802, 3491, 6839, 4143, 3540, 3113, 2860, 2408, 2440, 2352, 2780, 2266, 2316], "yaxis": "y"}, {"hovertemplate": "shop_id=58<br>date_block_num=%{x}<br>item_cnt_day=%{y}<extra></extra>", "legendgroup": "58", "line": {"color": "#FF97FF", "dash": "solid"}, "marker": {"symbol": "circle"}, "mode": "lines", "name": "58", "showlegend": true, "type": "scattergl", "x": [2, 3, 4, 5, 6, 7, 8, 9, 10, 11, 12, 13, 14, 15, 16, 17, 18, 19, 20, 21, 22, 23, 24, 25, 26, 27, 28, 29, 30, 31, 32, 33], "xaxis": "x", "y": [3773, 2831, 2308, 2972, 3122, 2863, 2735, 3022, 2947, 5599, 2683, 2832, 2912, 2361, 1981, 2089, 2230, 2744, 2214, 2060, 2303, 5081, 2519, 2360, 2359, 1710, 1378, 1554, 1689, 1738, 1319, 1446], "yaxis": "y"}, {"hovertemplate": "shop_id=59<br>date_block_num=%{x}<br>item_cnt_day=%{y}<extra></extra>", "legendgroup": "59", "line": {"color": "#FECB52", "dash": "solid"}, "marker": {"symbol": "circle"}, "mode": "lines", "name": "59", "showlegend": true, "type": "scattergl", "x": [0, 1, 2, 3, 4, 5, 6, 7, 8, 9, 10, 11, 12, 13, 14, 15, 16, 17, 18, 19, 20, 21, 22, 23, 24, 25, 26, 27, 28, 29, 30, 31, 32, 33], "xaxis": "x", "y": [2017, 1897, 2028, 1388, 1374, 1707, 1747, 2048, 2008, 1751, 1953, 2390, 1491, 1420, 1467, 1228, 1184, 1157, 1082, 1244, 1161, 1211, 1610, 1939, 1293, 1206, 1199, 1054, 916, 913, 992, 1214, 914, 790], "yaxis": "y"}], "layout": {"legend": {"title": {"text": "shop_id"}, "tracegroupgap": 0}, "title": {"text": "Monthly Sales by Shop"}, "xaxis": {"anchor": "y", "domain": [0, 1], "title": {"text": "Month"}}, "yaxis": {"anchor": "x", "domain": [0, 1], "title": {"text": "Number of Items Sold"}}}}
